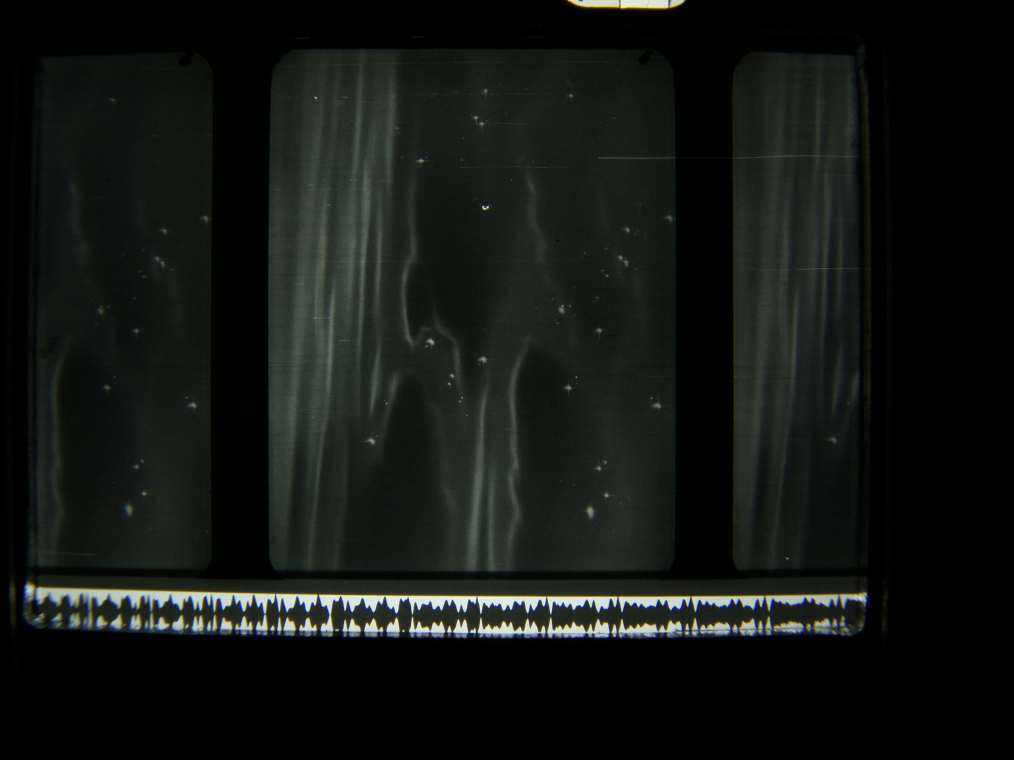
#> input picture examples/fulltest/frame (603).jpeg, 4056 x 3040 px (shown at 1/4 size); its folder holds only this picture in this run
$ jupyter execute manualoverlap.ipynb
#> lines starting #> are read from the running program, lines starting #| are printed output that depends on the picture; after the words box and inside, x2 and y2 are one past the last pixel; in counts of white or black regions, pixels touching at a corner belong together
[cell 1]
'''
This is a sandbox to work on proving that we can get digital
sound out of scans of an optical track. If I can manually
get it to work here, I can then take this PoC and turn it into
a full application.
'''
import cv2
import os
import matplotlib.pyplot as plt
import math
import numpy as np
import wave
import struct
import natsort
from scipy.io import wavfile
from scipy.signal import butter, lfilter

[cell 2]
imagefiles = natsort.natsorted(os.listdir("./examples/fulltest/"))
print(len(imagefiles))
DURRATION = len(imagefiles) / 24
CUTTOFF_FREQUENCY = 16000
S_INT16_MAX = 32767

[cell 3]
images = []
cutoff = 0
for filename in imagefiles:
    # if cutoff > 1:
    #     break

    img = cv2.imread("examples/fulltest/" + filename, cv2.IMREAD_GRAYSCALE)
#> img: shape (3040, 4056); min 0, max 252, mean 20.6
    height,width = img.shape
#> height = 3040; width = 4056
    img = img[round((2390+2270)/2):height-350, 800:width-1100] # average of bottom of frame and top of audio
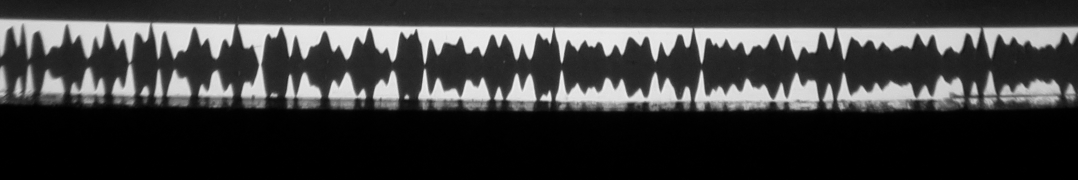
#> img: shape (360, 2156) (shown at 1/2 size); min 0, max 250, mean 57.9

    #img = cv2.cvtColor(img, cv2.COLOR_BGR2GRAY) # Default reads in as BGR, we want this as black and white
    #img = cv2.rotate(img, cv2.ROTATE_90_CLOCKWISE)

    # # Adjusts the brightness by adding 10 to each pixel value
    # brightness = 5
    # # Adjusts the contrast by scaling the pixel values by 2.3
    # contrast = 3
    # img = cv2.addWeighted(img, contrast, np.zeros(img.shape, img.dtype), 0, brightness)

    # Create the sharpening kernel
    # kernel = np.array([[-1,-1,-1],
    #                    [-1,9,-1],
    #                    [-1,-1,-1]])
    # Apply the sharpening kernel to the image using filter2D
    #img = cv2.filter2D(img, -1, kernel)

    # height,width = img.shape
    #img = img[700:height-1000,400:width-2000]

    # This is to trim this exact scan images so that the end of the frames ~perfectly go into the nex
    #img = img[965:height-1255,500:width-1000]

    # Rotate back
    # img = cv2.rotate(img, cv2.ROTATE_90_COUNTERCLOCKWISE)

    # Make pixel 1 or 0, "thresholding". This is how we make the optical track either black or white
    ret,threshold = cv2.threshold(img,128,255,cv2.THRESH_BINARY) # invert so white = 255, black = 0
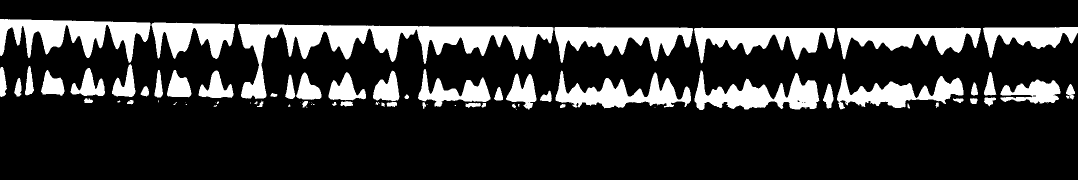
#> threshold: shape (360, 2156) (shown at 1/2 size); 18.4% white; 84 white regions (28 under 20 px), largest, box (x1, y1, x2, y2) and area: (476, 48, 1107, 198) 26755, (0, 38, 301, 126) 12838, (1109, 54, 1386, 126) 10635

    # [9 lines of commented-out code are left out]
    images.append(threshold)
    cutoff = cutoff + 1
num_images = len(images)
#> num_images = 1

images = images[::-1] # Reverse the list order to get the expected order of the optical tracks
#> images = 1 item


# [5 lines of commented-out code are left out]

## Visualize the crop is correct by concatinating the two images

[cell 4]
# Concatinated image to show merge visually
merged_images = cv2.hconcat(images[0:2])
plt.figure(figsize=[30,10])
plt.subplot(1, 1, 1)
plt.axis('off')
plt.imshow(merged_images, cmap='gray')
cv2.imwrite("mergedDemo.jpeg",merged_images)
#> Out = True

## Get just the soundtrack, get mean values per row and convert to sint_16

[cell 5]
### Another Method, not mean but only look at white pixels

sound_only_imgs = images.copy()
#> sound_only_imgs = 1 item
frame_sounds = []

for sound_only_img in sound_only_imgs:  # this whole section is heniously slow. please fix.

    #find start of white of the audio track
    x = []
    y = []
    height,width = sound_only_img.shape
    for column in range(width):
        for row in range(height):
            if sound_only_img[row, column] == 255:
                x.append(column)
                y.append(row)
                break
    #find function for the start
    from scipy import stats
    slope, intercept, r, p, std_err = stats.linregress(x, y)
    # print(slope) # should be almost 0
    def get_start(x):
        return max(round(x*slope+intercept)-60, 0)  # start 60 pixels before the line to not miss the start as it is more important than the peaks
    def get_end(x):
        return min(round(x*slope+intercept)+85, height)  # end 65 pixels after the line as that is the center of the strip
    # [7 lines of commented-out code are left out]
    frame_sound = []
    for column in range(width):
        column_amplitude = 0
        for row in range(get_start(column), get_end(column)+1):
            if sound_only_img[row, column] == 255:
                column_amplitude += 1
        frame_sound.append(column_amplitude)
    # # for testing line
    # preview = sound_only_img.copy()
    # for i in range(width-1):
    #     cv2.line(preview, (i,25+frame_sound[i]), (i+1,25+frame_sound[i+1]), color=(0,0,128), thickness=1)  # 25 is arbitrary so the trace shows up
    # plt.imshow(preview)
    frame_sounds.extend(frame_sound)
#> this loop made 1 pass
#> (height, width, slope, intercept, r, p, std_err) on pass 1: (360, 2156, 0.00709, 44.05, 0.882, 0, 8.2e-05)
#> after the loop, frame_sounds = 2156 values, max 85 at index 259, min 0 at index 301, mean 37.78

[cell 6]
# need to shift and normalize amplitude data
mean_value = round(np.mean(frame_sounds))
#> mean_value = 38
amplitude_max = max(frame_sounds)
#> amplitude_max = 85
amplitude_min = min(frame_sounds)
#> amplitude_min = 0
amplitude_range = amplitude_max -amplitude_min
#> amplitude_range = 85
factor = math.floor((S_INT16_MAX*2+1)/amplitude_range)
#> factor = 771
centered_frame_sounds = map(lambda x:int(factor*(x-amplitude_range/2)), frame_sounds[::-1])  # fix the reverse audio issue
print(mean_value, amplitude_range, factor)
#| 38 85 771
#print(max(centered_frame_sounds))

## Write to a WAV file

[cell 7]
sample_rate = 1836 * 24 # Currently making the sample rate the height of each image times the amount of frames in a second
print(f"Sample rate: { sample_rate }")
duration = DURRATION # Length in seconds
num_channels = 1
bit_depth = 16 # sint_16 type
num_frames = int(sample_rate * duration) # amount of frames in a second
samp_per_frame = 1836
raw_output_file = 'output.wav'
filtered_output_file = 'outputFilter.wav'

with wave.open(raw_output_file, 'wb') as output_file:
    output_file.setnchannels(num_channels)
    output_file.setsampwidth(bit_depth // 8)
    output_file.setframerate(sample_rate)
    output_file.setnframes(num_frames)
    output_file.setcomptype('NONE', 'Not Compressed')
    for sample in centered_frame_sounds:
        if not ((-0x7fff - 1) <= sample <= 0x7fff):
            print(sample)
        packed_sample = struct.pack('<h', sample)
        output_file.writeframesraw(packed_sample)
#> this loop made 2156 passes
#> sample on passes 1 to 3: -23515, -22744, -21202
